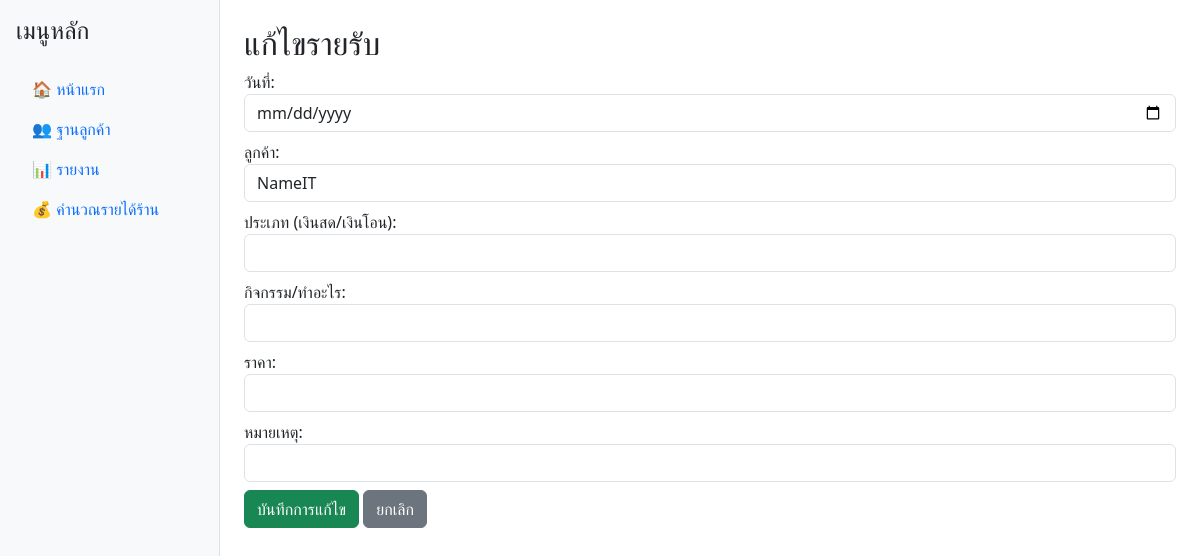
/edit_income/3, run on an earlier commit of the app's database.
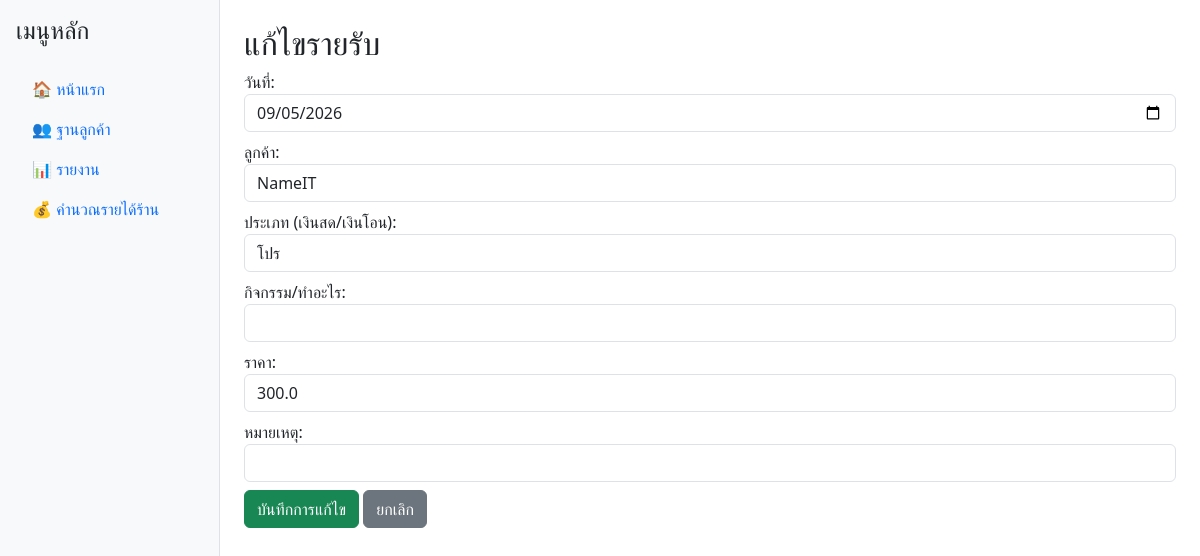
And on a later commit of the database.
### tables this page shows
CREATE TABLE income (
    id INTEGER PRIMARY KEY AUTOINCREMENT,
    date TEXT NOT NULL,
    source TEXT NOT NULL,
    amount REAL NOT NULL,
    note TEXT,
    customer_id INTEGER,
    FOREIGN KEY (customer_id) REFERENCES customers (id)
);

### app.py (the view, shortened to what this page needs)
@app.route('/edit_income/<int:id>', methods=['GET', 'POST'])
def edit_income(id):
    with get_db_connection() as conn:
        income = conn.execute("SELECT * FROM income WHERE id=?", (id,)).fetchone()
        customers = conn.execute("SELECT * FROM customers ORDER BY name ASC").fetchall()
    return render_template('edit_income.html', income=income, customers=customers)

### app.py (called while the page is built)
def get_db_connection():
    conn = sqlite3.connect('database.db')
    conn.row_factory = sqlite3.Row
    return conn

### templates/edit_income.html
{% extends "base.html" %}
{% block content %}
<h2>แก้ไขรายรับ</h2>
<form method="POST">
  <div class="mb-2">
    <label>วันที่:</label>
    <input type="date" name="date" value="{{ income.date }}" class="form-control">
  </div>
  <div class="mb-2">
    <label>ลูกค้า:</label>
    <select name="customer_id" class="form-control">
      {% for c in customers %}
      <option value="{{ c.id }}" {% if c.id == income.customer_id %}selected{% endif %}>{{ c.name }}</option>
      {% endfor %}
    </select>
  </div>
  <div class="mb-2">
    <label>ประเภท (เงินสด/เงินโอน):</label>
    <input type="text" name="source" value="{{ income.source }}" class="form-control">
  </div>
  <div class="mb-2">
    <label>กิจกรรม/ทำอะไร:</label>
    <input type="text" name="activity" value="{{ income.activity }}" class="form-control">
  </div>
  <div class="mb-2">
    <label>ราคา:</label>
    <input type="number" step="0.01" name="amount" value="{{ income.amount }}" class="form-control">
  </div>
  <div class="mb-2">
    <label>หมายเหตุ:</label>
    <input type="text" name="note" value="{{ income.note }}" class="form-control">
  </div>
  <button type="submit" class="btn btn-success">บันทึกการแก้ไข</button>
  <a href="{{ url_for('index') }}" class="btn btn-secondary">ยกเลิก</a>
</form>
{% endblock %}

What changed in the data, as far as the page shows it:
added income: date "09/05/2026", source "โปร", amount "300.0"
